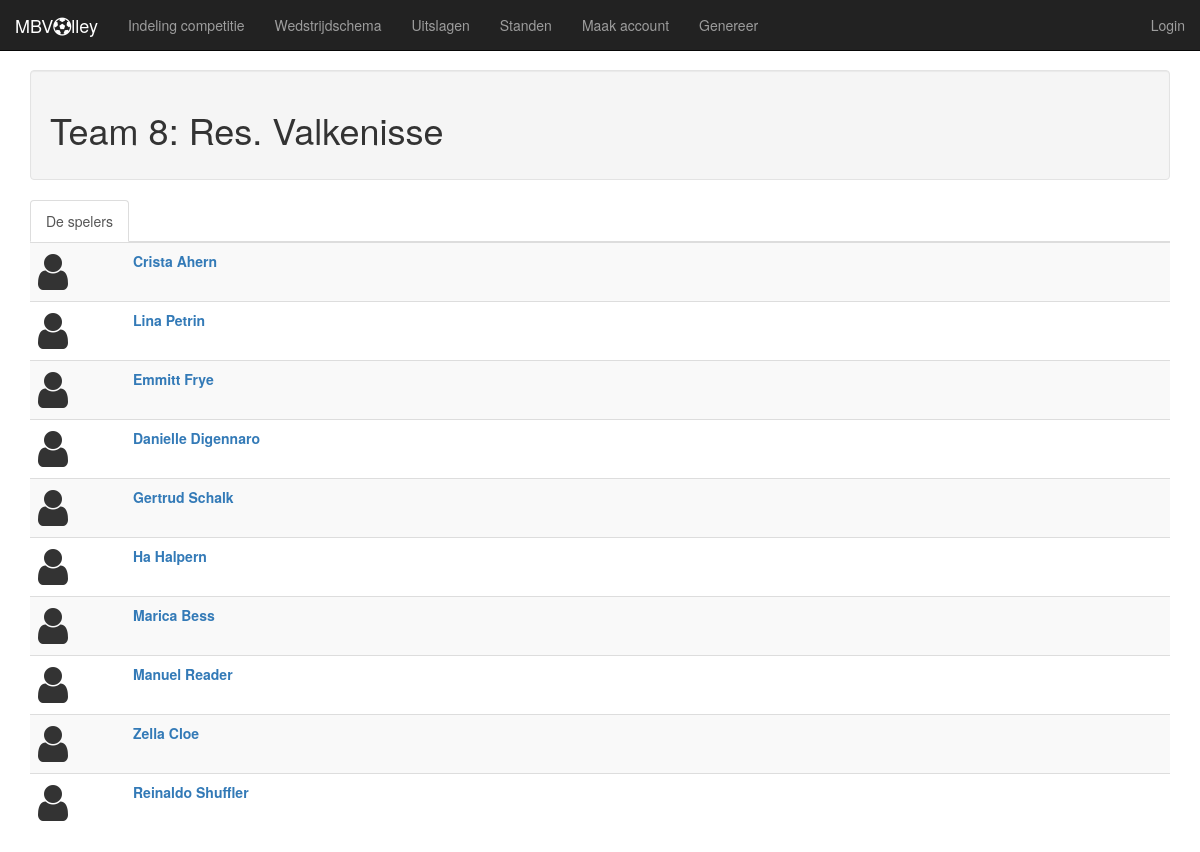
The page /team.php?teamid=8 on the database its author committed.
### tables this page shows
CREATE TABLE `team` (
  `id` int(11) NOT NULL,
  `klasse` char(2) NOT NULL,
  `naam` varchar(64) NOT NULL
);

CREATE TABLE `lid` (
  `id` int(11) NOT NULL,
  `naam` varchar(50) NOT NULL DEFAULT '0'
);

### team.php (the view, shortened to what this page needs)
<?php
$mysqli =  get_mysqli();
$team_id = 0;
if(isset($_GET['teamid'])) {
    $team_id = $_GET['teamid'];
}
?>
<!DOCTYPE html>
<html lang="en">
	<head>
	</head>
	<body>
		<?php include 'header.php' ?>
		<main class="container">
		<?php
			$sql = "SELECT * FROM team WHERE id=".$team_id;
			$result = $mysqli->query($sql);
			if($result->num_rows >0) {
				$row = $result->fetch_assoc();
				$teamnaam = $row['naam'];
				echo '<div class="well"><h1>Team '. $team_id . ': '. $teamnaam .'</h1></div>';
		    } ?>
		<div role="tabpanel">
			<ul class="nav nav-tabs" role="tablist">
				<li role="presentation" class="active"><a href="#spelers" aria-controls="spelers" role="tab" data-toggle="tab">De spelers</a></li>
			</ul>
			<div class="tab-content">
				<div role="tabpanel" class="tab-pane fade in active" id="spelers">
					<?php
					$sql = "SELECT * FROM team_has_lid WHERE team=".$team_id;
					$teamlid_id = $mysqli->query($sql);
						echo '<table class="table table-striped">';
						foreach($teamlid_id as $teamlid) {
							$sql = "SELECT * FROM lid WHERE id=".(int)$teamlid['lid'];
							$lid = $mysqli->query($sql);
							foreach($lid as $ld) {
								?>
								<tr>
									<td class="col-sm-1">
										<i class="fa fa-user fa-3x"></i>
									</td>
									<td class="col-sm-11">
									<strong><a href="lid.php?lidid=<?php echo $ld['id']?>"><?php echo $ld['naam'] ?></a></strong><br/>
									</td>
								</tr>
							<?php
							}
						}
						echo "</table>";
					 ?>
				</div>
			</div>
		</div>
		</main>
	</body>
</html>

### rows shown on the page
team: naam "Res. Valkenisse"
lid: naam "Crista Ahern"
lid: naam "Lina Petrin"
lid: naam "Emmitt Frye"
lid: naam "Danielle Digennaro"
lid: naam "Gertrud Schalk"
lid: naam "Ha Halpern"
lid: naam "Marica Bess"
lid: naam "Manuel Reader"
lid: naam "Zella Cloe"
lid: naam "Reinaldo Shuffler"

### other values the page prints
$menu_item['Name'] "Indeling competitie"
$menu_item['Name'] "Wedstrijdschema"
$menu_item['Name'] "Uitslagen"
$menu_item['Name'] "Standen"
$menu_item['Name'] "Maak account"
$menu_item['Name'] "Genereer"
$team_id "8"
